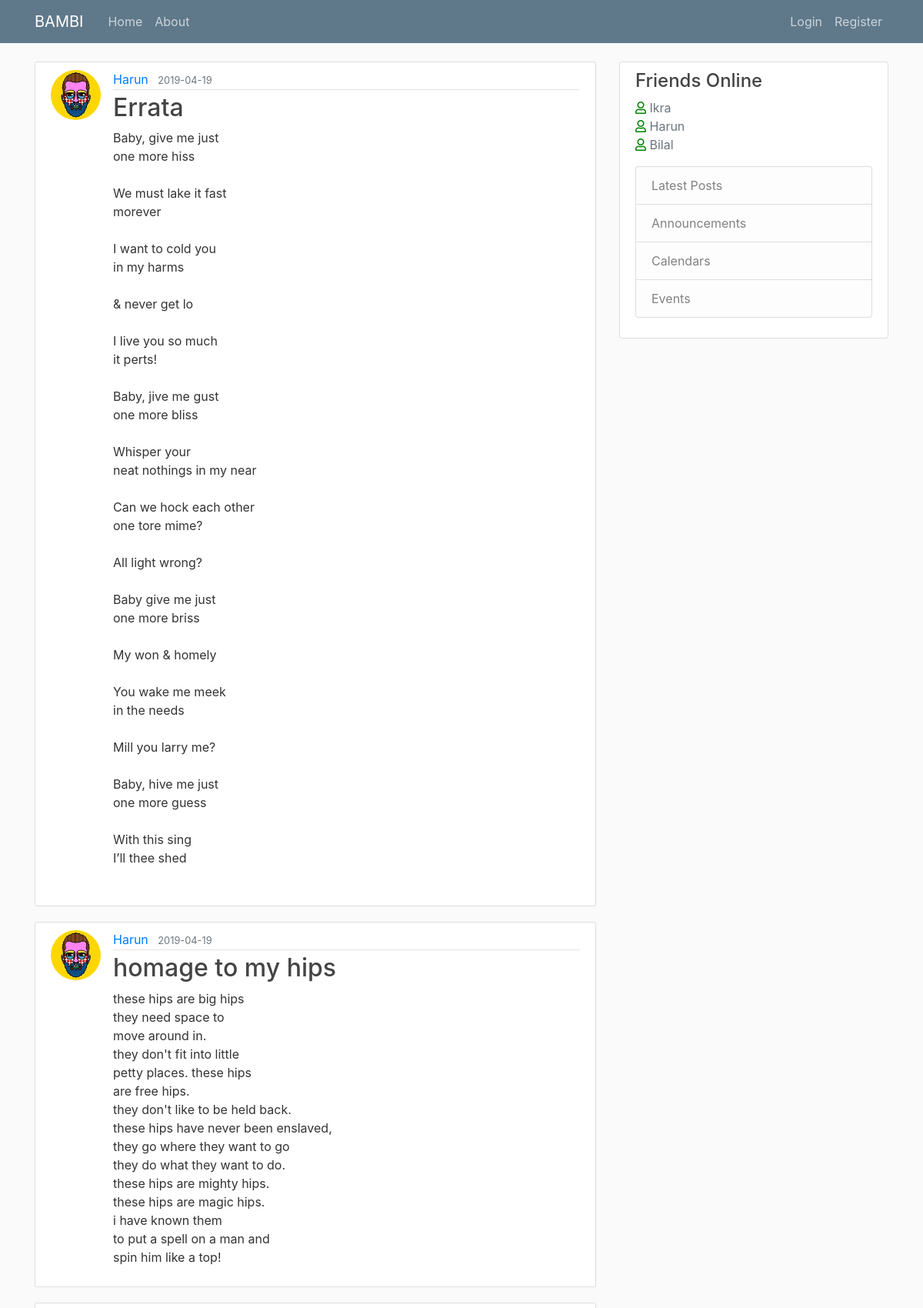
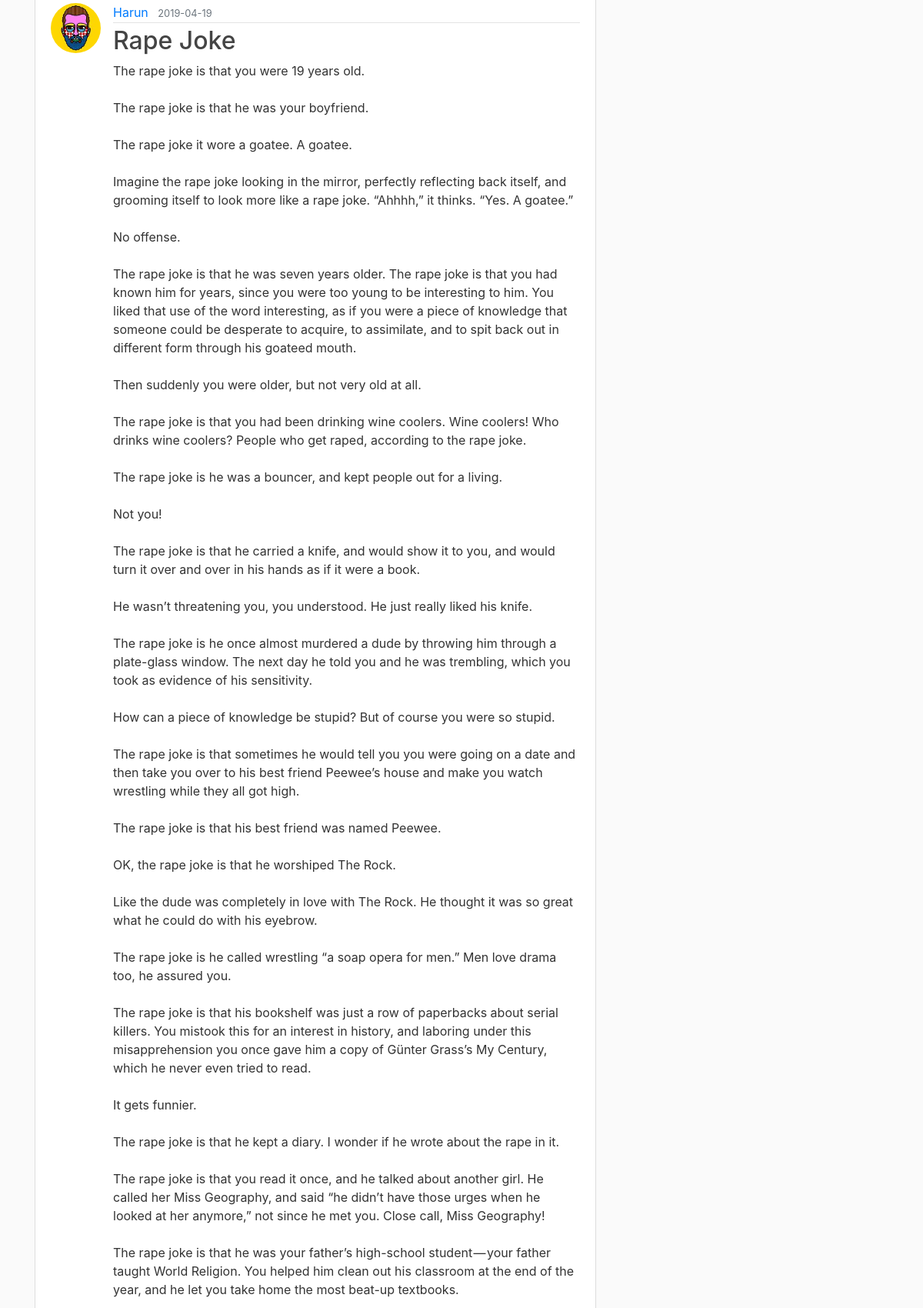
Screenshot of /home?page=3 (upper part) with the database file from the repository (2 pictures, top to bottom).
### flaskblog/models.py (models this page shows, shortened)
class Post(db.Model):
    id = db.Column(db.Integer, primary_key=True)
    title = db.Column(db.String(100), nullable=False)
    date_posted = db.Column(db.DateTime, nullable=False,
                            default=datetime.utcnow)
    content = db.Column(db.Text, nullable=False)
    user_id = db.Column(db.Integer, db.ForeignKey('user.id'), nullable=False)

class User(db.Model, UserMixin):
    id = db.Column(db.Integer, primary_key=True)
    username = db.Column(db.String(20), unique=True, nullable=False)
    email = db.Column(db.String(120), unique=True, nullable=False)
    image_file = db.Column(db.String(20), nullable=False,
                           default='default.jpg')
    password = db.Column(db.String(60), nullable=False)
    posts = db.relationship('Post', backref='author', lazy=True)

### flaskblog/routes.py (the view)
@app.route("/")
@app.route("/home")
def home():
    page = request.args.get('page', 1, type=int)
    posts = Post.query.order_by(
        Post.date_posted.desc()).paginate(page=page, per_page=5)
    return render_template('home.html', posts=posts)

### flaskblog/templates/home.html (shortened to what this page needs)
{% extends "layout.html" %} {% block content %} {% for post in posts.items %}
<article class="media content-section">
  <img
    class="rounded-circle article-img"
    src="{{ url_for('static', filename='profile_pics/' + post.author.image_file) }}"
  />
  <div class="media-body">
    <div class="article-metadata">
      <a
        class="mr-2"
        href="{{ url_for('user_posts', username=post.author.username) }}"
        >{{ post.author.username }}</a
      >
      <small class="text-muted">{{
        post.date_posted.strftime("%Y-%m-%d")
      }}</small>
    </div>
    <h2>
      <a class="article-title" href="{{ url_for('post', post_id=post.id) }}">{{
        post.title
      }}</a>
    </h2>
    <p class="article-content">{{ post.content }}</p>
  </div>
</article>
{% endfor %}  {% endblock content %}

### flaskblog/static/main.css (style rules this page uses)
body { background: #fafafa; color: #333333; margin-top: 5rem; }
h1, h2, h3, h4, h5, h6 { color: #444444; }
.content-section { background: #ffffff; padding: 10px 20px; border: 1px solid #dddddd; border-radius: 3px; margin-bottom: 20px; }
.article-title { color: #444444; }
.article-content { white-space: pre-line; }
.article-img { height: 65px; width: 65px; margin-right: 16px; }
.article-metadata { padding-bottom: 1px; margin-bottom: 4px; border-bottom: 1px solid #e3e3e3; }

### rows the page displays
Post: image_file (picture), author.username "Harun", date_posted "2019-04-19", title "Errata", content "Baby, give me just one more hiss We must lake it fast morever I want to cold you in my harms & never get lo I live you so much it perts! Baby, jive me gust one more bliss Whisper your neat nothings in my near Can we hock each other one tore mime? All light wrong? Baby give me just one more briss My won & homely You wake me meek in the needs Mill you larry me? Baby, hive me just one more guess With this sing I’ll thee shed"
Post: image_file (picture), author.username "Harun", date_posted "2019-04-19", title "homage to my hips", content "these hips are big hips they need space to move around in. they don't fit into little petty places. these hips are free hips. they don't like to be held back. these hips have never been enslaved, they go where they want to go they do what they want to do. these hips are mighty hips. these hips are magic hips. i have known them to put a spell on a man and spin him like a top!"
Post: image_file (picture), author.username "Harun", date_posted "2019-04-19", title "Rape Joke"
